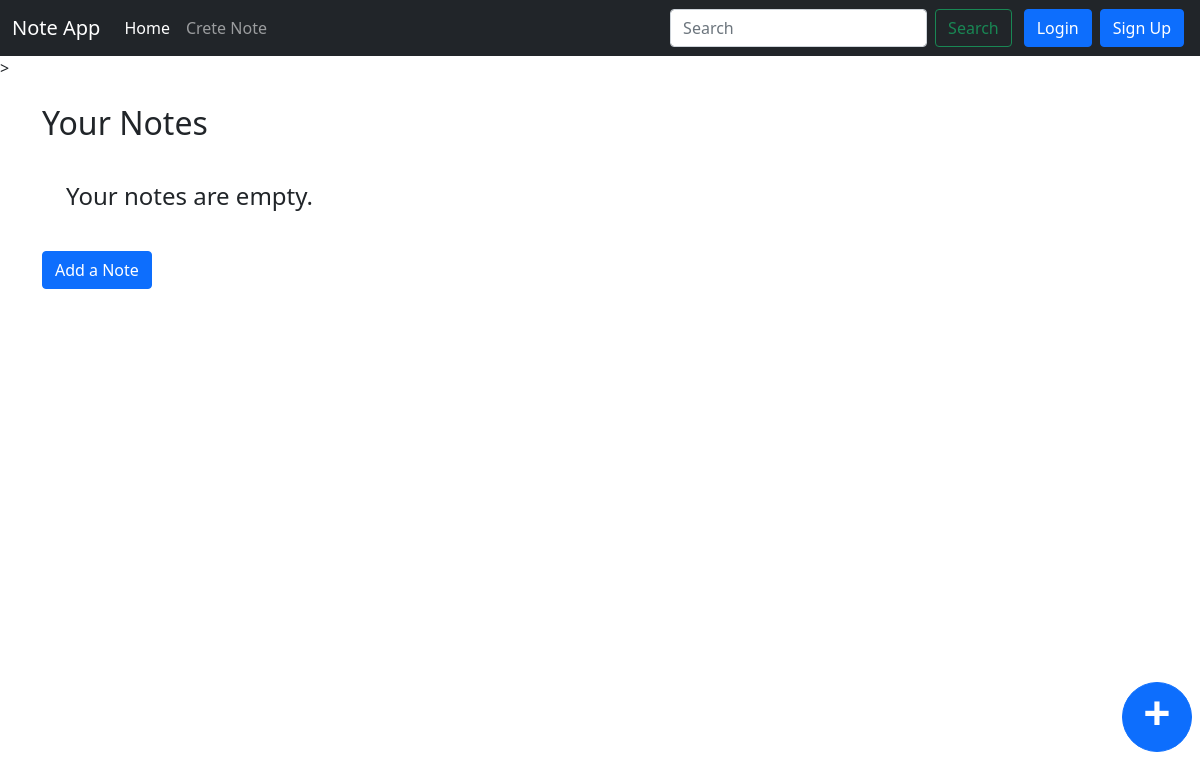
Before: / with the older database file.
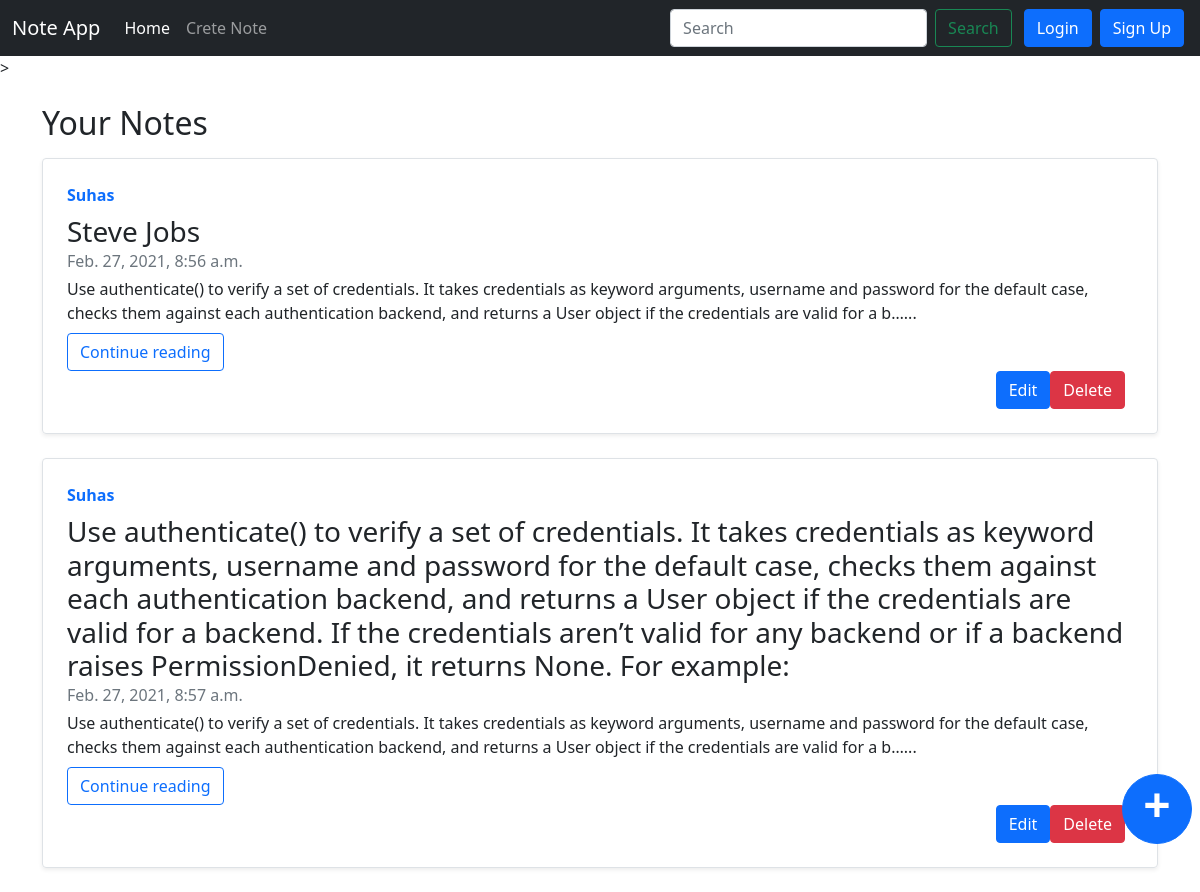
After: the same page with the newer database file.
### home/models.py (models this page shows, shortened)
class Note(models.Model):
    title = models.CharField(max_length=456)
    content = models.TextField()
    summary = models.CharField(max_length=678)
    slug = models.CharField(max_length=354)
    timestamp = models.DateTimeField(auto_now_add=True, blank=True)

### home/views.py (the view)
# urls.py: 2. Add a URL to urlpatterns:  path('', Home.as_view(), name='home')
def Home(request):
    allNotes = Note.objects.all()
    context = {"allNotes": allNotes}
    return render(request, 'home.html', context)

### templates/home.html (shortened to what this page needs)
{% extends 'base.html' %}
{% block body %}
<div class="container my-4">
    <h2 class="my-3">Your Notes</h2>
    {% if allNotes|length < 1 %} <div class="blog-container">
        <h4 class="my-3 p-4">Your notes are empty.</h4>
        <a href='/createNote' class="button btn btn-primary">Add a Note</a>
</div>
{% endif %}
{% for note in allNotes %}
<div class="row my-3 g-0 border rounded overflow-hidden flex-md-row mb-4 shadow-sm h-md-250 position-relative">
    <div class="col p-4 d-flex flex-column position-static">
        <strong class="d-inline-block mb-2 text-primary">Suhas</strong>
        <h3 class="mb-0">{{note.title}}</h3>
        <div class="mb-1 text-muted">{{note.timestamp}}</div>
        <p class="card-text mb-auto">{{note.summary | truncatechars:250 }}...</p>
        <div>
            <a href="/{{note.slug}}" class="mt-2 btn btn-outline-primary ">Continue reading</a>
        </div>
        <div>
            <form action="/delete" class="mx-2" method="POST">
                <div class="float-end">
                    <button class="btn btn-danger" type="submit">Delete</button>
                </div>
            </form>
            <form action="/edit" class="mx-2" method="POST">
                <div class="float-end">
                    <button class="btn btn-primary" type="submit">Edit</button>
                </div>
            </form>
        </div>
    </div>
</div>
{% endfor %}
<div class="fixed-bottom my-5 mx-2">
    <a href="/createNote" class="myBtn float-end btn btn-primary">+</a>
</div>
</div>
{% endblock body %}

### templates/base.html (shortened to what this page needs)
<!doctype html>
<html lang="en">
<head>
    <link href="https://cdn.jsdelivr.net/npm/bootstrap@5.0.0-beta2/dist/css/bootstrap.min.css" rel="stylesheet"
>
</head>
<body>
    <nav class="navbar navbar-expand-lg navbar-dark bg-dark">
        <div class="container-fluid">
            <a class="navbar-brand" href="#">Note App</a>
            <div class="collapse navbar-collapse" id="navbarSupportedContent">
                <ul class="navbar-nav me-auto mb-2 mb-lg-0">
                    <li class="nav-item">
                        <a class="nav-link active" aria-current="page" href="/">Home</a>
                    </li>
                    <li class="nav-item">
                        <a class="nav-link" href="/createNote">Crete Note</a>
                    </li>
                </ul>
                <form class="d-flex mx-2" id="themeBtn" method="POST" action="/search">
                    <input class="form-control me-2" type="search" placeholder="Search" name="query"
                        aria-label="Search">
                    <button class="btn btn-outline-success" type="submit">Search</button>
                </form>
                {% if user.is_authenticated %}
                <a href="/logout" class="btn btn-primary">Logout</a>
                {% else %}
                <button type="button" class="mx-1 btn btn-primary" data-bs-toggle="modal" data-bs-target="#loginModal">
                    Login
                </button>
                <button type="button" class="mx-1 btn btn-primary" data-bs-toggle="modal" data-bs-target="#signupModal">
                    Sign Up
                </button>
                {% endif %}
            </div>
        </div>
    </nav>
    >
    {% block body %}{% endblock body %}
</body>
</html>

### templates/base.html (style rules this page uses)
.myBtn { height: 70px; width: 70px; border-radius: 50%; font-weight: bold; font-size: 3rem; display: flex; align-items: center; justify-content: center; padding-bottom: 1rem; }

Changed rows visible on the page:
added Note: title "Steve Jobs", timestamp "Feb. 27, 2021, 8:56 a.m.", summary "Use authenticate() to verify a set of credentials. It takes credentials as keyword arguments, username and password for the default case, checks them against each authentication backend, and returns a User object if the credentials are valid for a b…"
added Note: title "Use authenticate() to verify a set of credentials. It takes credentials as keyword arguments, username and password for the default case, checks them against each authentication backend, and returns a User object if the credentials are valid for a backend. If the credentials aren’t valid for any backend or if a backend raises PermissionDenied, it returns None. For example:", timestamp "Feb. 27, 2021, 8:57 a.m.", summary "Use authenticate() to verify a set of credentials. It takes credentials as keyword arguments, username and password for the default case, checks them against each authentication backend, and returns a User object if the credentials are valid for a b…"
Other visible differences:
text no longer shown: "Your notes are empty. Add a Note"
